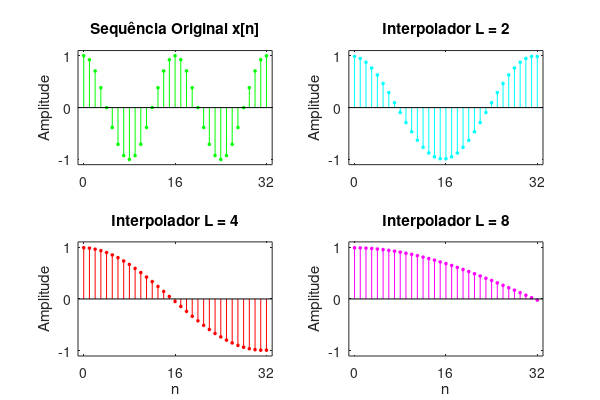

Write the MATLAB code that produced this figure.
clc
clear all
close all
disp('Processando...')
n = 0:256; k1 = 64; k2 = k1+32; m = 0:(k2-k1);
Hf1 = figure('units','inches','position',[1,1,6,4],'paperunits','inches','paperposition',[0,0,6,4]);
% (a) Sinal Original
x = cos(0.125*pi*n); subplot(2,2,1);
Ha = stem(m,x(m+k1+1),'g','filled'); axis([-1,33,-1.1,1.1]);
set(Ha,'markersize',2); ylabel('Amplitude');
title('Sequência Original x[n]');
set(gca,'xtick',[0,16,32]); set(gca,'ytick',[-1,0,1]);
% (b) Interpolador L = 2
L = 2; y = interp(x,L);
subplot(2,2,2);
Hb = stem(m,y(m+k1*L+1),'c','filled'); axis([-1,33,-1.1,1.1]);
set(Hb,'markersize',2); ylabel('Amplitude');
title('Interpolador L = 2');
set(gca,'xtick',[0,16,32]); set(gca,'ytick',[-1,0,1]);
% (c) Interpolador L = 4
L = 4; y = interp(x,L); subplot(2,2,3);
Hc = stem(m,y(m+k1*L+1),'r','filled'); axis([-1,33,-1.1,1.1]);
set(Hc,'markersize',2); ylabel('Amplitude');
title('Interpolador L = 4');
set(gca,'xtick',[0,16,32]); set(gca,'ytick',[-1,0,1]);
xlabel('n');
% (d) Interpolador L = 8
L = 8;
y = interp(x,L); subplot(2,2,4);
Hd = stem(m,y(m+k1*L+1),'m','filled'); axis([-1,33,-1.1,1.1]);
set(Hd,'markersize',2); ylabel('Amplitude');
title('Interpolador L = 8');
set(gca,'xtick',[0,16,32]); set(gca,'ytick',[-1,0,1]);
xlabel('n');
disp('Finalizado.');
